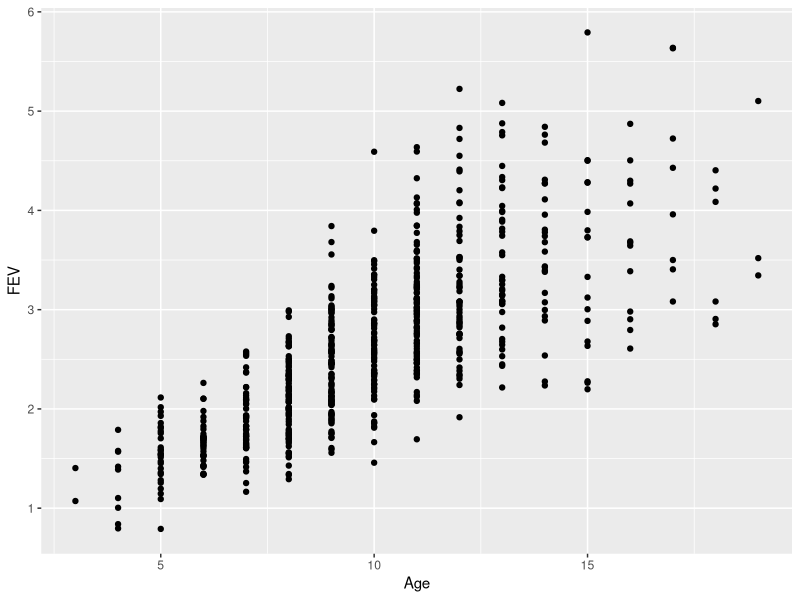
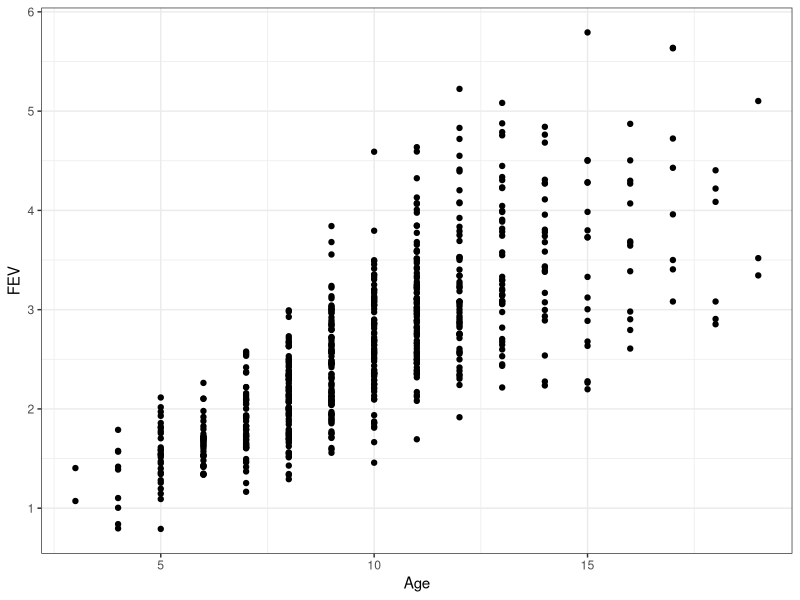
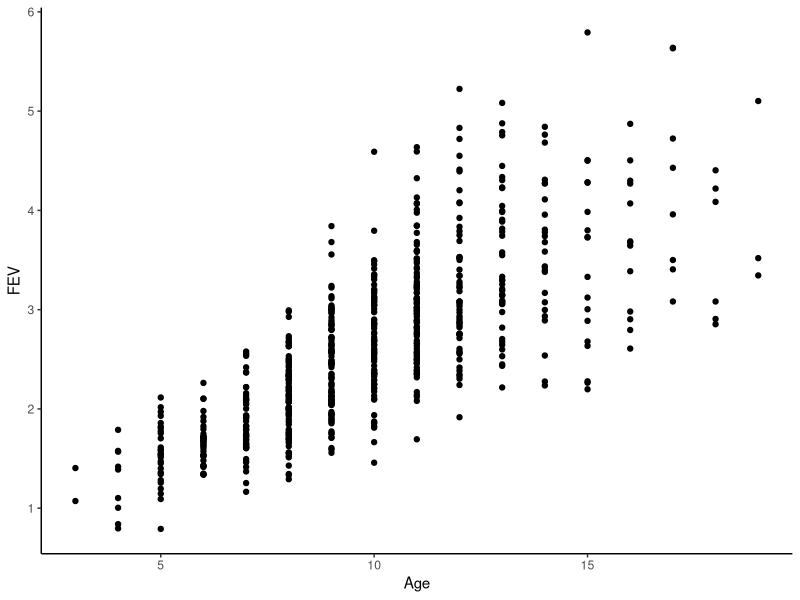
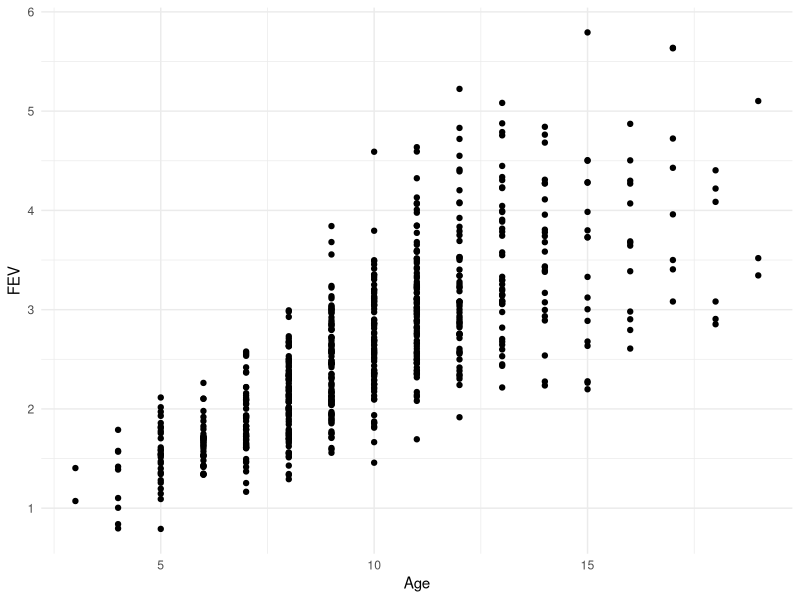
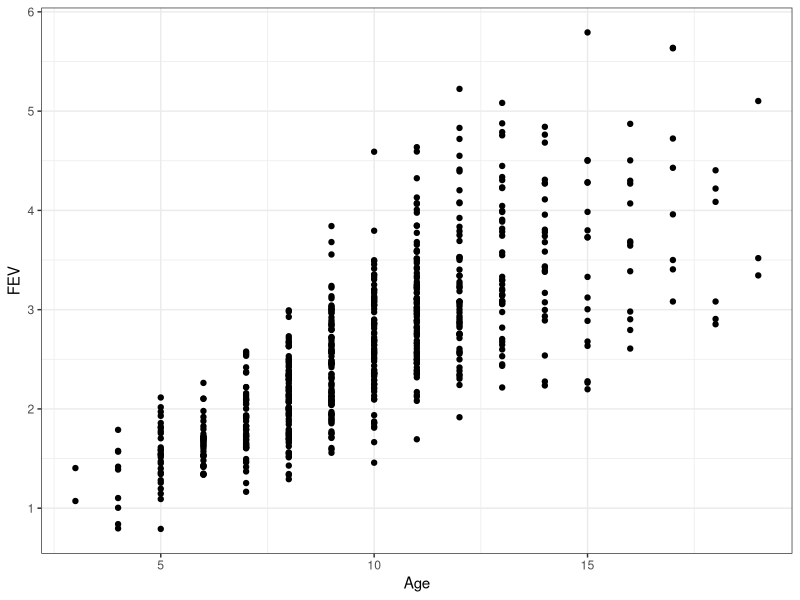
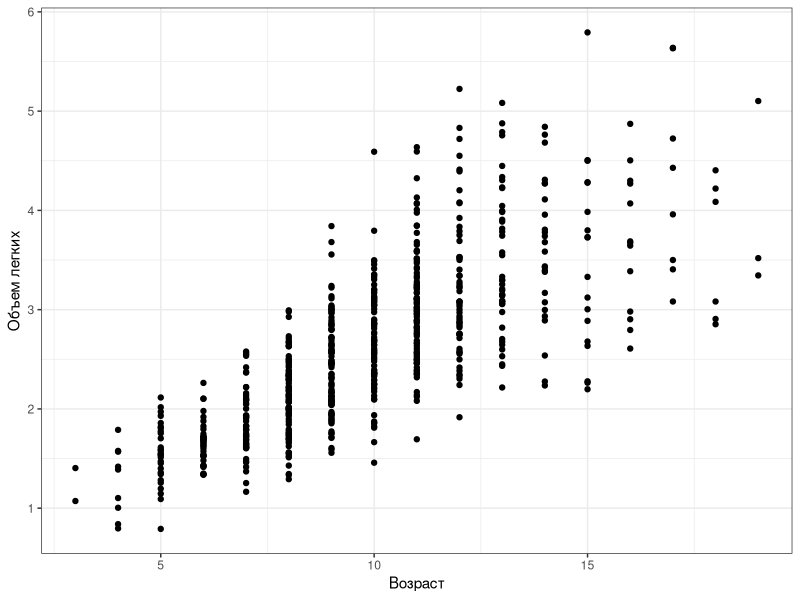
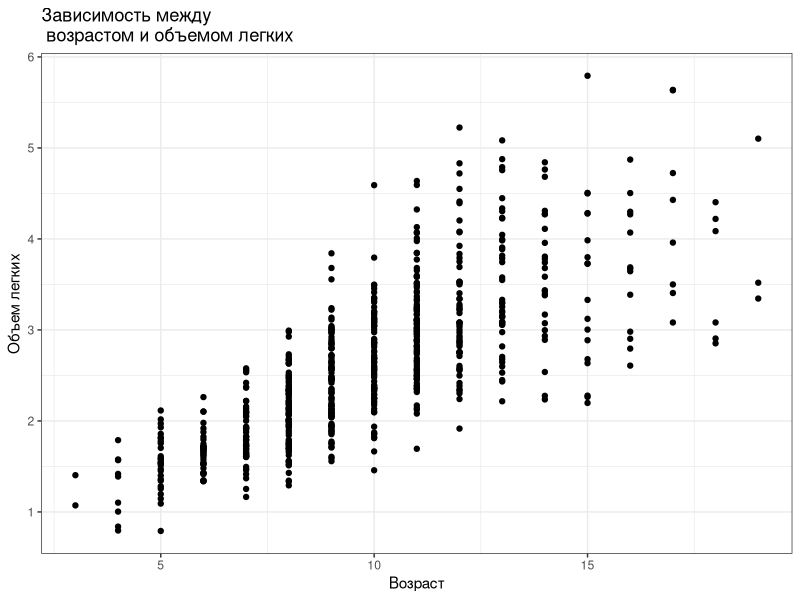
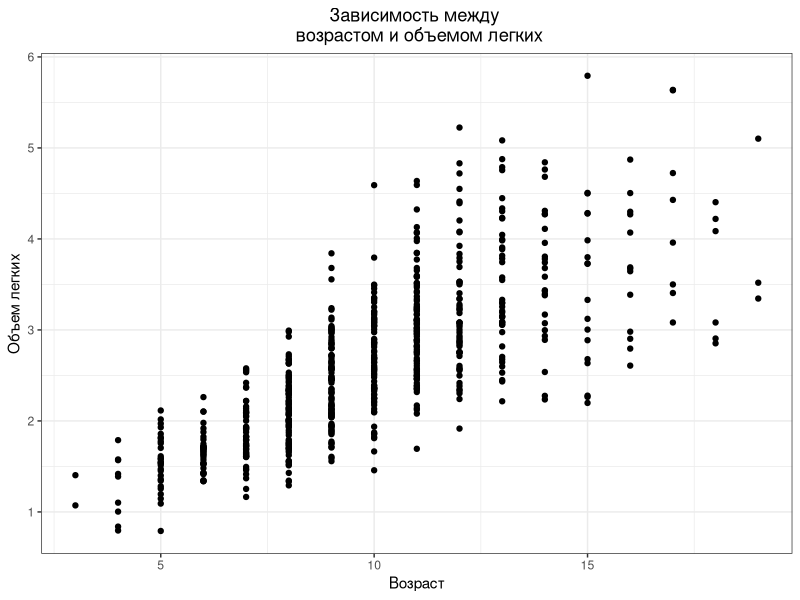

The R source for these figures, in order:
# Визуализция данных средствами ggplot2


## Учимся читать внешние данные в форате csv
titanic <- read.table('data/Titanic.csv', sep = ';', header = TRUE)

head(titanic, 8)


## Длинный формат данных


library(tidyr)
long_titanic <- uncount(titanic, weights = Freq)
head(long_titanic, 10)







# Данные взяты из работы
# Tager, I. B., Weiss, S. T., Rosner, B., and Speizer, F. E. (1979). Effect of parental cigarette smoking on pulmonary function in children. American Journal of Epidemiology, 110, 15-26.
# Rosner, B. (1990). Fundamentals of Biostatistics, 3rd Edition. PWS-Kent, Boston, Massachusetts.
# Источник данных: http://www.statsci.org/data/general/fev.html
#
# Структура данных
# Age 	 -  	Возраст
# FEV 	 -  	Объем легких при выдохе (литры) (forced expiratory volume)
# Height 	 -  	Рост (дюймы)
# Sex 	 -  	 пол (Male or Female)
# Smoker 	 -  	некурящие (Non), курящие (Current)



#############################################################################
#Загрузка пакетов

library(readxl)
library(ggplot2)

#############################################################################

#############################################################################
# Читаем данные

fev <- read_excel("data/fev.xls", sheet = "tidy_data", col_names = TRUE, na = "NA", skip = 1 )




# Структура данных

# имена переменных, заголовки столбцов

names(fev)

# [1] "Age"    "FEV"    "Height" "Sex"    "Smoker"


str(fev) #дает информацию о структуре датафрейма

# Classes ‘tbl_df’, ‘tbl’ and 'data.frame':	654 obs. of  5 variables:
#   $ Age   : num  9 8 7 9 9 8 6 6 8 9 ...
# $ FEV   : num  1.71 1.72 1.72 1.56 1.9 ...
# $ Height: num  57 67.5 54.5 53 57 61 58 56 58.5 60 ...
# $ Sex   : chr  "Female" "Female" "Female" "Male" ...
# $ Smoker: chr  "Non" "Non" "Non" "Non" ...


#Необходимо заменить формат в переменных fev$Sex и fev$Smoker

fev$Sex <- factor(fev$Sex)
fev$Smoker <- factor(fev$Smoker)

#функция factor() превращает числовые или текстовые данные в дискретные факторы

# Если необходимо убрать объекты, у которых что-то не измерено (NA), то надо произвести "очистку данных". НО! не увлекайтесь

#############################################################################
#Визуализация данных (первый заход)

#Задача: построить точечную диаграмму, где по оси OX отложен Age, а по оси OY отложен FEV

ggplot(data = fev, aes(x = Age, y = FEV)) + geom_point()

# Убираем серый фон

ggplot(data = fev, aes(x = Age, y = FEV)) + geom_point() + theme_bw()

ggplot(data = fev, aes(x = Age, y = FEV)) + geom_point() + theme_classic()

ggplot(data = fev, aes(x = Age, y = FEV)) + geom_point() + theme_minimal()

#Устанавливаем понравившуюся тему, как основную.
theme_set(theme_bw()) # далее все графики, производимые в данной сессии, будут использовать именно эту тему

ggplot(data = fev, aes(x = Age, y = FEV)) + geom_point()

# Изменяем подписи осей

ggplot(data = fev, aes(x = Age, y = FEV)) + geom_point() + labs(x = "Возраст", y = "Объем легких")

#Создаем верхний заголовок рисунка

ggplot(data = fev, aes(x = Age, y = FEV)) + geom_point() + labs(x = "Возраст", y = "Объем легких", title = "Зависимость между \n возрастом и объемом легких")

# Делаем заголовок центральным
ggplot(data = fev, aes(x = Age, y = FEV)) + geom_point() + labs(x = "Возраст", y = "Объем легких", title = "Зависимость между \n возрастом и объемом легких") + theme(plot.title = element_text(hjust = 0.5))


# Меняем размер точек

#Крупнее
ggplot(data = fev, aes(x = Age, y = FEV)) + geom_point(size = 3) + labs(x = "Возраст", y = "Объем легких", title = "Зависимость между \n возрастом и объемом легких") + theme(plot.title = element_text(hjust = 0.5))



#Мельче
ggplot(data = fev, aes(x = Age, y = FEV)) + geom_point(size = 0.1) + labs(x = "Возраст", y = "Объем легких", title = "Зависимость между \n возрастом и объемом легких") + theme(plot.title = element_text(hjust = 0.5))



# Меняем цвет и форму точек

ggplot(data = fev, aes(x = Age, y = FEV)) + geom_point(color = "blue") + labs(x = "Возраст", y = "Объем легких", title = "Зависимость между \n возрастом и объемом легких") + theme(plot.title = element_text(hjust = 0.5))


ggplot(data = fev, aes(x = Age, y = FEV)) + geom_point(shape = 22, color = "red", fill = "yellow", size = 2) + labs(x = "Возраст", y = "Объем легких", title = "Зависимость между \n возрастом и объемом легких") + theme(plot.title = element_text(hjust = 0.5))



#Сохраняем рисунок в файл

ggplot(data = fev, aes(x = Age, y = FEV)) + geom_point(shape = 22, color = "red", fill = "yellow", size = 2) + labs(x = "Возраст", y = "Объем легких", title = "Зависимость между \n возрастом и объемом легких") + theme(plot.title = element_text(hjust = 0.5))


ggsave("MyPicture.wmf", plot = last_plot())

#Рисунок можно, и это правильно, поместить в специальную переменную
Plot_1 <- ggplot(data = fev, aes(x = Age, y = FEV)) + geom_point(shape = 22, color = "red", fill = "yellow", size = 2)

Plot_1

# Далее эту переменную можно модифицировать

Plot_1 + labs(x = "Возраст", y = "Объем легких", title = "Зависимость между \n возрастом и объемом легких") + theme(plot.title = element_text(hjust = 0.5))


Plot_2 <- Plot_1 + labs(x = "Возраст", y = "Объем легких", title = "Зависимость между \n возрастом и объемом легких") + theme(plot.title = element_text(hjust = 0.5))


ggsave("MyPicture_2.wmf", plot = Plot_2)


#############################################################################
#Визуализация данных (Aesthetics)
# В философии ggplot эстетики - это та информация (данные), которую можно выразить графиком.
# Минимальные эстетики - Положение на OX и положение на OY
# Однако наши данные содержат еще и информацию о поле (переменная fev$Sex). Если эти данные для нас важны, то мы должны эту информацию выразить на графике


#Отражаем данные о поле с помощью цвета
Plot_1 <- ggplot(data = fev, aes(x = Age, y = FEV, color = Sex )) + geom_point(size = 2) + labs(x = "Возраст", y = "Объем легких", title = "Зависимость между \n возрастом и объемом легких") + theme(plot.title = element_text(hjust = 0.5))

Plot_1

# Меняем цвет на тот, который нам нравится
Plot_1 + scale_color_manual(values = c("pink","blue"))


# Меняем положение легенды
Plot_1 + scale_color_manual(values = c("pink","blue")) + theme(legend.position =  "bottom")

Plot_1 + scale_color_manual(values = c("pink","blue")) + theme(legend.position =  "left")

Plot_1 + scale_color_manual(values = c("pink","blue")) + theme(legend.position =  c(0.1, 0.9)) # c(0.1, 0.9) координаты указываются в долях от сторон рисунка



#Отражаем данные о поле с помощью формы точек
Plot_1 <- ggplot(data = fev, aes(x = Age, y = FEV, shape = Sex, color = Sex )) + geom_point(size = 2) + labs(x = "Возраст", y = "Объем легких", title = "Зависимость между \n возрастом и объемом легких") + theme(plot.title = element_text(hjust = 0.5))

Plot_1


# В нашем датафрейме есть еще и данные о курении.
# Если мы хотим выразить графиком одновременно данные по полу и по курению, то мы должны задать две разные эстетики


Plot_1 <- ggplot(data = fev, aes(x = Age, y = FEV, shape = Sex, color = Smoker )) + geom_point(size = 2) + labs(x = "Возраст", y = "Объем легких", title = "Зависимость между \n возрастом и объемом легких") + theme(plot.title = element_text(hjust = 0.5))

Plot_1 #в этом трудно разобраться


#Используем фасетирование

Plot_1 + facet_wrap( ~ Smoker) #уже лучше

Plot_1 + facet_grid(Sex ~ Smoker)


#В нашем датафрейме есть еще и данные по росту.

Plot_1 <- ggplot(data = fev, aes(x = Age, y = FEV, shape = Sex, color = Smoker, size = Height)) + geom_point() + labs(x = "Возраст", y = "Объем легких", title = "Зависимость между \n возрастом и объемом легких") + theme(plot.title = element_text(hjust = 0.5))

Plot_1 + facet_grid(Sex ~ Smoker)


# Шуточный пример, из которого можно почерпнуть некоторые возможности ggplot


#Запустите код, расположенный между двумя линиями

#___________________________

circus <- function(n, p, cos2 = 0, sin2 =0, cos3 = 0, sin3 = 0){
  # n - number of points
  # p - period
  points <- data.frame(X=c(1:n), Y=c(1:n))
  factor <- points
  k <- 0
  for (i in 1:n){
    factor$X[i] <- (i-1)/p - k
    if ((i/p - trunc(i/p))==0) k <- k + 1
  }

  factor$Y <- factor$X

  for (i in 1:n){
    points$X[i] <- cos(2*3.14*factor$X[i]) + cos(cos2/4*3.14*factor$X[i]) + cos(cos3/4*3.14*factor$X[i])
    points$Y[i] <- sin(2*3.14*factor$Y[i]) + sin(sin2/4*3.14*factor$Y[i]) + sin(sin3/4*3.14*factor$Y[i])
  }
  return(points)
}

bill <- circus(100, 100, 10.7, 15, 0, 0)
bill2 <- circus(100, 100, 10.7, 15, 0, 0)
cock_head <- circus(100, 100, 15, 15, 0, 15)
cock_head$X <- cock_head$X +1.6
cock_head$Y <- cock_head$Y +1.1
cock_beard <- circus(100, 100, 1, 5, 1, 1)
cock_crest <- circus(100, 100, 15, 30, 20, 40)
cock_pupil <- circus(100, 100, 0, 0, 0, 0)

forest <- circus(100, 100, 15, 200, 15, 100)
fir <- data.frame(x = 3, y = seq(-3, 4, length.out = 100))
fir$xend <- seq(3, 5, length.out = 100)
fir$yend <- 4 - fir$xend


fir2 <- data.frame(x = 3, y = seq(4, -3, length.out = 100))
fir2$xend <- seq(3, -3, length.out = 100)
fir2$yend <- fir$yend


ray <- data.frame(x=3, y = 5, angle = runif(100, 0, 2*3.14), radius = rnorm(100, 1, 0.5))

stars <- data.frame(x = rnorm(30, 1, 5), y = rnorm(30, 11, 0.5) )

snow <- data.frame(x = rnorm(3000, 3, 10), y = rnorm(3000, -3, 0.1) )
snow$y[snow$y < -3] <-snow$y [snow$y < -3] + 0.3

ggplot() + geom_polygon(data = forest, aes(X*3, Y ), fill = "white", color = "black") + theme(panel.grid.major = element_blank(), panel.grid.minor = element_blank(), panel.background = element_rect(fill="blue")) +
  theme(panel.grid.major = element_blank(), panel.grid.minor = element_blank(), panel.background = element_rect(fill="blue")) +
  xlab("") +
  ylab("") +
  ylim(-3, 12) +
  xlim(-7, 10) +
  geom_curve(data = fir, aes(x=x, y=y, xend = xend, yend = yend), curvature = -0, color = "darkgreen") +
  geom_curve(data = fir, aes(x=x, y=y +1, xend = xend, yend = yend + 1), curvature = -0, color = "darkgreen") +
  geom_curve(data = fir, aes(x=x, y=y -1, xend = xend, yend = yend - 1), curvature = -0, color = "darkgreen") +
  geom_curve(data = fir2, aes(x=x, y=y, xend = xend, yend = yend), curvature = -0, color = "darkgreen") +
  geom_curve(data = fir2, aes(x=x, y=y +1, xend = xend, yend = yend + 1), curvature = -0, color = "darkgreen") +
  geom_curve(data = fir2, aes(x=x, y=y -1, xend = xend, yend = yend - 1), curvature = -0, color = "darkgreen") +
  geom_spoke(data = ray, aes(x=x, y=y, angle = angle, radius = radius), color = "yellow") +
  geom_point(data  = stars, aes(x=x, y=y), color = "yellow", size=10, shape = "*") + geom_point(data  = snow, aes(x=x, y=y), color = "white") +
  geom_point(aes(x = rnorm(100,1,10), y=rnorm(100,2, 2)), shape=8, size=3, color="white") +
  geom_polygon(data = bill2, aes(X + 5, Y-0.5 +5), fill = "gold", color = "black") + geom_polygon(data = bill, aes(X+ 5, Y+5), fill = "gold", color = "black")  +
  geom_polygon(data = cock_head, aes(X+ 5, Y+5), fill = "orange", color = "black") +
  geom_polygon(data = cock_crest, aes(X*1.2 + 4+ 5, Y*1.2 +4+5), fill = "red", color = "black") +
  geom_polygon(data = cock_beard, aes(X/1.5+0.9+ 5, Y*1.2-3+5), fill = "red") +
  geom_polygon(data = cock_pupil, aes(X/4 + 1.6 + 5, Y/3 + 1.6+5), fill = "black") +
  geom_text(aes(x=0, y = 9), label = "Year of the roosteR", size = 10, color = "yellow") +
  geom_text(aes(x=0, y =7), label = "2017", size = 15, color = "white")
#___________________________
